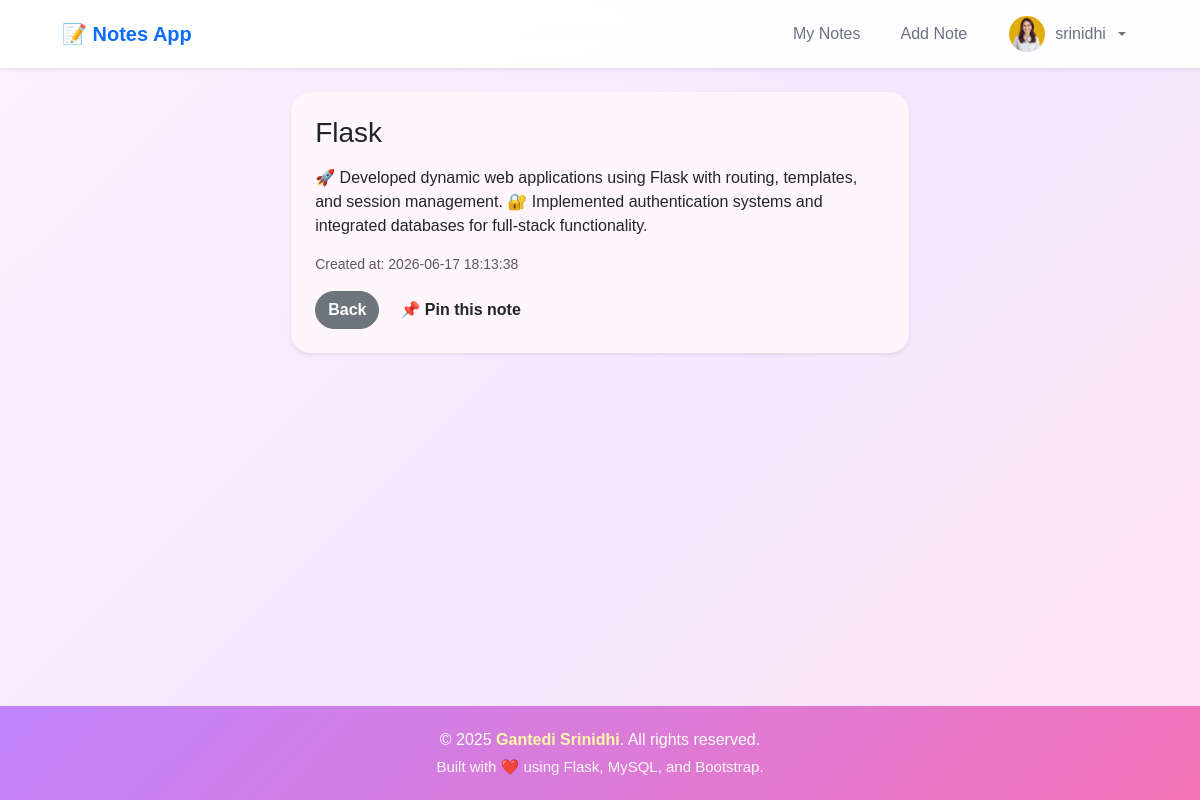
Page /viewnotes/3 (signed in) on the committed database.
### tables this page shows
CREATE TABLE notes (
    id INTEGER PRIMARY KEY AUTOINCREMENT,
    title TEXT NOT NULL,
    content TEXT NOT NULL,
    user_id INTEGER NOT NULL,
    created_at TIMESTAMP DEFAULT CURRENT_TIMESTAMP,
    is_pinned INTEGER DEFAULT 0,
    FOREIGN KEY (user_id) REFERENCES users (id)
);

### app.py (the view)
@app.route('/viewnotes/<int:note_id>')
def viewnotes(note_id):
    if 'user_id' not in session:
        return redirect('/login')
    user_id = session['user_id']
    conn = get_db_connection()
    cur = conn.cursor()
    cur.execute("""SELECT id, title, content, created_at, is_pinned
                   FROM notes WHERE id = ? AND user_id = ?""",
                (note_id, user_id))
    row = cur.fetchone()
    cur.close()
    conn.close()
    if not row:
        flash("You don't have access to this note.", "danger")
        return redirect('/viewall')
    note = {"id": row[0], "title": row[1], "content": row[2],
            "created_at": row[3], "is_pinned": row[4]}
    return render_template('singlenote.html', note=note)

### app.py (called while the page is built)
def get_db_connection():
    conn = sqlite3.connect('notes.db')
    conn.row_factory = sqlite3.Row
    return conn

### templates/singlenote.html (shortened to what this page needs)
{% extends 'base.html' %}
{% block content %}
<div class="row justify-content-center">
  <div class="col-12 col-md-8 col-lg-7">
    <div class="card shadow-sm {% if note.is_pinned %}pinned-card{% endif %}">
      <div class="card-body p-4">
        <div class="d-flex justify-content-between align-items-start mb-2">
          <h3 class="mb-0">{{ note.title }}</h3>
        </div>
        <p class="mt-3">{{ note.content }}</p>
        <p class="text-muted small">Created at: {{ note.created_at }}</p>
        <div class="d-flex gap-2 mt-3">
          <a class="btn btn-secondary" href="{{ url_for('viewall') }}">Back</a>
          <form action="/pinnote/{{ note.id }}" method="POST" class="d-inline">
            {% if note.is_pinned %}
              <button class="btn btn-unpin" type="submit">📌 Unpin</button>
            {% else %}
              <button class="btn btn-pin" type="submit">📌 Pin this note</button>
            {% endif %}
          </form>
        </div>
      </div>
    </div>
  </div>
</div>
{% endblock %}

### static/style.css (style rules this page uses)
a { text-decoration: none !important; }
body { background: linear-gradient(135deg, #fdf2ff, #f3e8ff, #ffe4f2); font-family: 'Poppins', sans-serif; min-height: 100vh; color: #4b5563; }
.card { border-radius: 20px; border: none; background: #fef6fb; box-shadow: 0 8px 25px rgba(168, 85, 247, 0.12); transition: 0.3s; }
.btn { border-radius: 40px; font-weight: 600; }

### rows in the picture
notes: title "Flask", content "🚀 Developed dynamic web applications using Flask with routing, templates, and session management. 🔐 Implemented authentication systems and integrated databases for full-stack functionality.", created_at "2026-06-17 18:13:38"

### other values in the picture
{{ session.get('username') }} "srinidhi"
